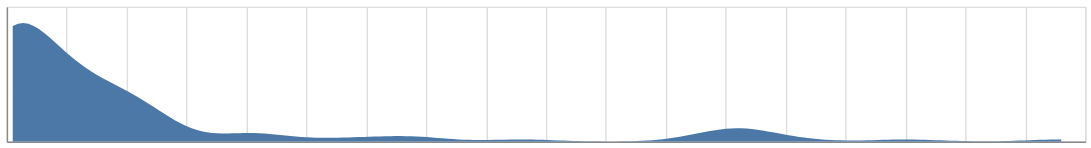

Notebook code for this chart:
### Markdown cell above
### Distribution of borrow durations

Use borrowing duration in days to look at how long Hemingway typically borrowed books.

### Code cell
import altair as alt

# create a density area plot of borrow duration in days
duration_density = alt.Chart(hemingway_borrows).transform_density(
    'borrow_duration_days',
    as_=['borrow_duration', 'density'],
).mark_area(orient='vertical').encode(
     x=alt.X('borrow_duration:Q', title=None, axis=alt.X(labels=False, ticks=False)), #, title='Borrow duration in days'),
     y=alt.Y(
        'density:Q',
        # stack='center',  # if centered, this would be a violin plot
        # suppress labels and ticks because we're going to combine this
        title=None,
        axis=alt.Axis(labels=False, values=[0],grid=False, ticks=False),
    ),
).properties(
    height=100,
    width=800
)

duration_density

### Figure 1 — Vega-Lite specification as saved in the notebook (floating-point values rounded to 4 significant figures)
{"config": {"view": {"continuousWidth": 400, "continuousHeight": 300}}, "data": {"name": "data-5f1170af4cf760957048e280d23a09eb"}, "mark": {"type": "area", "orient": "vertical"}, "encoding": {"x": {"axis": {"labels": false, "ticks": false}, "field": "borrow_duration", "title": null, "type": "quantitative"}, "y": {"axis": {"grid": false, "labels": false, "ticks": false, "values": [0]}, "field": "density", "title": null, "type": "quantitative"}}, "height": 100, "transform": [{"density": "borrow_duration_days", "as": ["borrow_duration", "density"]}], "width": 800, "$schema": "https://vega.github.io/schema/vega-lite/v4.17.0.json", "datasets": {"data-5f1170af4cf760957048e280d23a09eb": [{"start_date": "1927-11", "end_date": "1927-12-07", "item_title": "The Bridge of San Luis Rey", "item_authors": "Wilder, Thornton", "item_year": 1927.0, "borrow_duration_days": null}, {"start_date": "1938-11", "end_date": null, "item_title": "The Education of Hyman Kaplan", "item_authors": "Rosten, Leo", "item_year": 1937.0, "borrow_duration_days": null}, {"start_date": "1938-12", "end_date": null, "item_title": "New Masses", "item_authors": null, "item_year": null, "borrow_duration_days": null}, {"start_date": "1925-10-08", "end_date": null, "item_title": "Mammonart: An Essay in Economic Interpretation", "item_authors": "Sinclair, Upton", "item_year": 1925.0, "borrow_duration_days": null}, {"start_date": "1925-10-12", "end_date": "1925-10-27", "item_title": "Sentimental Education", "item_authors": "Flaubert, Gustave", "item_year": 1869.0, "borrow_duration_days": 15.0}, {"start_date": "1925-10-14", "end_date": "1925-10-22", "item_title": "Sailing Alone Around the World", "item_authors": "Slocum, Joshua", "item_year": 1900.0, "borrow_duration_days": 8.0}, {"start_date": "1925-10-14", "end_date": "1925-10-22", "item_title": "The Sea and the Jungle", "item_authors": "Tomlinson, H. M.", "item_year": 1912.0, "borrow_duration_days": 8.0}, {"start_date": "1925-10-22", "end_date": "1925-11-16", "item_title": "A Sportsman's Sketches", "item_authors": "Turgenev, Ivan", "item_year": 1895.0, "borrow_duration_days": 25.0}, {"start_date": "1925-10-22", "end_date": "1925-10-27", "item_title": "A Lear of the Steppes and Other Stories", "item_authors": "Turgenev, Ivan", "item_year": 1898.0, "borrow_duration_days": 5.0}, {"start_date": "1925-10-27", "end_date": "1925-11-16", "item_title": "The Torrents of Spring", "item_authors": "Turgenev, Ivan", "item_year": 1872.0, "borrow_duration_days": 20.0}, {"start_date": "1925-11-09", "end_date": "1925-11-24", "item_title": "The Bread of Deceit", "item_authors": "Lowndes, Marie Belloc", "item_year": 1925.0, "borrow_duration_days": 15.0}, {"start_date": "1925-11-16", "end_date": "1925-11-24", "item_title": "The Travel Diary of a Philosopher", "item_authors": "Keyserling, Hermann von", "item_year": 1919.0, "borrow_duration_days": 8.0}, {"start_date": "1925-11-23", "end_date": "1925-12-10", "item_title": "A Parody Outline of History", "item_authors": "Stewart, Donald Ogden", "item_year": 1921.0, "borrow_duration_days": 17.0}, {"start_date": "1925-11-24", "end_date": "1925-12-01", "item_title": "More Tales of the Uneasy", "item_authors": "Hunt, Violet", "item_year": 1925.0, "borrow_duration_days": 7.0}, {"start_date": "1925-11-28", "end_date": "1925-12-01", "item_title": "The Terrible Hobby of Sir Joseph Londe", "item_authors": "Oppenheim, E. Phillips", "item_year": 1924.0, "borrow_duration_days": 3.0}, {"start_date": "1925-12-01", "end_date": "1925-12-10", "item_title": "The Charterhouse of Parma", "item_authors": "Stendhal", "item_year": 1839.0, "borrow_duration_days": 9.0}, {"start_date": "1925-12-10", "end_date": "1926-04-13", "item_title": "Children of the Age", "item_authors": "Hamsun, Knut", "item_year": 1924.0, "borrow_duration_days": 124.0}, {"start_date": "1925-12-10", "end_date": "1926-01-19", "item_title": "Fathers and Children", "item_authors": "Turgenev, Ivan", "item_year": 1895.0, "borrow_duration_days": 40.0}, {"start_date": "1925-12-10", "end_date": "1926-02-02", "item_title": "A House of Gentlefolk: A Novel", "item_authors": "Turgenev, Ivan", "item_year": 1894.0, "borrow_duration_days": 54.0}, {"start_date": "1925-12-10", "end_date": "1926-01-19", "item_title": "Buddenbrooks", "item_authors": "Mann, Thomas", "item_year": 1924.0, "borrow_duration_days": 40.0}, {"start_date": "1926-01-28", "end_date": "1926-02-02", "item_title": "The Doctor Looks at Literature: Psychological Studies of Life and Letters", "item_authors": "Collins, Joseph", "item_year": 1923.0, "borrow_duration_days": 5.0}, {"start_date": "1926-01-30", "end_date": "1926-01-30", "item_title": "Bull Fighting", "item_authors": null, "item_year": null, "borrow_duration_days": null}, {"start_date": "1926-03-29", "end_date": "1926-05-10", "item_title": "The Best Short Stories of 1925: And the Yearbook of the American Short Story", "item_authors": null, "item_year": 1926.0, "borrow_duration_days": 42.0}, {"start_date": "1926-04-01", "end_date": "1926-04-13", "item_title": "The Flurried Years", "item_authors": "Hunt, Violet", "item_year": 1926.0, "borrow_duration_days": 12.0}, {"start_date": "1926-04-11", "end_date": "1926-04-24", "item_title": "Along the Road: Notes and Essays of a Tourist", "item_authors": "Huxley, Aldous", "item_year": 1925.0, "borrow_duration_days": 13.0}, {"start_date": "1926-04-13", "end_date": "1926-04-24", "item_title": "Strait Is the Gate", "item_authors": "Gide, André", "item_year": 1924.0, "borrow_duration_days": 11.0}, {"start_date": "1926-04-17", "end_date": "1926-04-24", "item_title": "Selected Poems of Carl Sandburg", "item_authors": "Sandburg, Carl", "item_year": 1926.0, "borrow_duration_days": 7.0}, {"start_date": "1926-04-21", "end_date": null, "item_title": "The Crime at Vanderlynden's", "item_authors": "Mottram, R. H.", "item_year": 1926.0, "borrow_duration_days": null}, {"start_date": "1926-04-26", "end_date": null, "item_title": "Early Poems and Stories", "item_authors": "Yeats, William Butler", "item_year": 1925.0, "borrow_duration_days": null}, {"start_date": "1926-04-29", "end_date": null, "item_title": "An Outcast of the Islands", "item_authors": "Conrad, Joseph", "item_year": 1896.0, "borrow_duration_days": null}, {"start_date": "1926-05-04", "end_date": "1926-10-01", "item_title": "Far Away and Long Ago", "item_authors": "Hudson, W. H.", "item_year": 1918.0, "borrow_duration_days": 150.0}, {"start_date": "1926-05-04", "end_date": "1926-05-10", "item_title": "Steeplejack", "item_authors": "Huneker, James", "item_year": 1920.0, "borrow_duration_days": 6.0}, {"start_date": "1926-05-04", "end_date": "1926-05-10", "item_title": "Egoists, a Book of Supermen: Stendhal, Baudelaire, Flaubert, Anatole France, Huysmans, Barrès, Nietzsche, Blake, Ibsen, Stirner, and Ernest Hello", "item_authors": "Huneker, James", "item_year": 1909.0, "borrow_duration_days": 6.0}, {"start_date": "1926-05-05", "end_date": "1926-09-13", "item_title": "Thus Spake Zarathustra: A Book for All and None", "item_authors": "Nietzsche, Friedrich", "item_year": 1883.0, "borrow_duration_days": 131.0}, {"start_date": "1926-05-10", "end_date": "1926-09-10", "item_title": "The Two Friends and Other Stories", "item_authors": "Turgenev, Ivan", "item_year": 1921.0, "borrow_duration_days": 123.0}, {"start_date": "1926-05-10", "end_date": "1926-11-02", "item_title": "Knock Knock Knock and Other Stories", "item_authors": "Turgenev, Ivan", "item_year": 1922.0, "borrow_duration_days": 176.0}, {"start_date": "1926-05-10", "end_date": "1926-09-10", "item_title": "On the Eve", "item_authors": "Turgenev, Ivan", "item_year": 1895.0, "borrow_duration_days": 123.0}, {"start_date": "1926-05-14", "end_date": "1926-09-13", "item_title": "The Problems of Philosophy", "item_authors": "Russell, Bertrand", "item_year": 1912.0, "borrow_duration_days": 122.0}, {"start_date": "1926-08-26", "end_date": "1926-09-10", "item_title": "A Mirror to France", "item_authors": "Ford, Ford Madox", "item_year": 1926.0, "borrow_duration_days": 15.0}, {"start_date": "1926-09-10", "end_date": "1926-10-01", "item_title": "Paul Cézanne", "item_authors": null, "item_year": null, "borrow_duration_days": 21.0}, {"start_date": "1926-09-10", "end_date": "1926-10-01", "item_title": "A Sportsman's Sketches", "item_authors": "Turgenev, Ivan", "item_year": 1895.0, "borrow_duration_days": 21.0}, {"start_date": "1926-09-25", "end_date": "1926-10-01", "item_title": "The New Republic", "item_authors": null, "item_year": null, "borrow_duration_days": 6.0}, {"start_date": "1926-10-01", "end_date": "1926-10-11", "item_title": "Mastro-don Gesualdo", "item_authors": "Verga, Giovanni", "item_year": 1923.0, "borrow_duration_days": 10.0}, {"start_date": "1926-10-11", "end_date": null, "item_title": "The Life, Work, and Evil Fate of Guy de Maupassant", "item_authors": "Sherard, Robert Harborough", "item_year": 1926.0, "borrow_duration_days": null}, {"start_date": "1926-10-11", "end_date": null, "item_title": "Americana", "item_authors": null, "item_year": null, "borrow_duration_days": null}, {"start_date": "1926-10-29", "end_date": "1927-02-28", "item_title": "On the Trail of Ancient Man", "item_authors": "Andrews, Roy Chapman", "item_year": 1926.0, "borrow_duration_days": 122.0}, {"start_date": "1926-11-04", "end_date": "1927-02-28", "item_title": "Composition as Explanation", "item_authors": "Stein, Gertrude", "item_year": 1926.0, "borrow_duration_days": 116.0}, {"start_date": "1926-11-18", "end_date": null, "item_title": "The Sailor's Return", "item_authors": "Garnett, David", "item_year": 1925.0, "borrow_duration_days": null}, {"start_date": "1926-12-16", "end_date": "1927-03-12", "item_title": "The Spanish Journey", "item_authors": "Meier-Graefe, Julius", "item_year": 1926.0, "borrow_duration_days": 86.0}, {"start_date": "1927-03-01", "end_date": "1927-03-12", "item_title": "Go She Must!", "item_authors": "Garnett, David", "item_year": 1927.0, "borrow_duration_days": 11.0}, {"start_date": "1927-04-23", "end_date": null, "item_title": "The Inquisition from Its Establishment to the Great Schism", "item_authors": "Maycock, A. L.", "item_year": 1927.0, "borrow_duration_days": null}, {"start_date": "1927-05-31", "end_date": null, "item_title": "Parnell", "item_authors": "Ervine, St. John G.", "item_year": 1925.0, "borrow_duration_days": null}, {"start_date": "1927-06-11", "end_date": "1927-06-13", "item_title": "The Story of a Wonder Man: Being the Autobiography of Ring Lardner", "item_authors": "Lardner, Ring", "item_year": 1927.0, "borrow_duration_days": 2.0}, {"start_date": "1927-06-11", "end_date": null, "item_title": "transition", "item_authors": null, "item_year": null, "borrow_duration_days": null}, {"start_date": "1927-09-20", "end_date": "1927-10-18", "item_title": "The Grandmothers: A Family Portrait", "item_authors": "Wescott, Glenway", "item_year": 1927.0, "borrow_duration_days": 28.0}, {"start_date": "1927-10-18", "end_date": "1927-10-19", "item_title": "Time and Western Man", "item_authors": "Lewis, Wyndham", "item_year": 1927.0, "borrow_duration_days": 1.0}, {"start_date": "1927-10-19", "end_date": "1927-10-25", "item_title": "The Black Cap: New Stories of Murder and Mystery", "item_authors": null, "item_year": 1927.0, "borrow_duration_days": 6.0}, {"start_date": "1927-10-25", "end_date": "1927-11-15", "item_title": "Barnum's Own Story", "item_authors": "Barnum, P. T.", "item_year": 1927.0, "borrow_duration_days": 21.0}, {"start_date": "1927-10-25", "end_date": "1927-11-15", "item_title": "Mother India", "item_authors": "Mayo, Katherine", "item_year": 1927.0, "borrow_duration_days": 21.0}, {"start_date": "1927-11-14", "end_date": "1927-12-07", "item_title": "The Dial", "item_authors": null, "item_year": null, "borrow_duration_days": 23.0}, {"start_date": "1927-11-14", "end_date": "1927-11-26", "item_title": "The Story of Ivy", "item_authors": "Lowndes, Marie Belloc", "item_year": 1927.0, "borrow_duration_days": 12.0}, {"start_date": "1927-11-23", "end_date": "1927-12-07", "item_title": "Shadow River", "item_authors": "Smith, Walton Hall", "item_year": 1927.0, "borrow_duration_days": 14.0}, {"start_date": "1927-11-26", "end_date": "1927-12-07", "item_title": "Before the Bombardment", "item_authors": "Sitwell, Osbert", "item_year": 1926.0, "borrow_duration_days": 11.0}, {"start_date": "1927-12-07", "end_date": "1928-02-06", "item_title": "Gallions Reach", "item_authors": "Tomlinson, H. M.", "item_year": 1927.0, "borrow_duration_days": 61.0}, {"start_date": "1927-12-07", "end_date": "1928-02-13", "item_title": "The Gambler", "item_authors": "Dostoyevsky, Fyodor", "item_year": 1866.0, "borrow_duration_days": 68.0}, {"start_date": "1927-12-07", "end_date": "1928-02-13", "item_title": "The Insulted and Injured", "item_authors": "Dostoyevsky, Fyodor", "item_year": 1915.0, "borrow_duration_days": 68.0}, {"start_date": "1928-02-04", "end_date": "1928-02-24", "item_title": "Lawrence and the Arabs", "item_authors": "Graves, Robert", "item_year": 1927.0, "borrow_duration_days": 20.0}, {"start_date": "1928-02-09", "end_date": "1928-03-03", "item_title": "The Torrents of Spring", "item_authors": "Turgenev, Ivan", "item_year": 1872.0, "borrow_duration_days": 23.0}, {"start_date": "1928-02-11", "end_date": "1928-03-03", "item_title": "Recollections of the Irish War", "item_authors": "Figgis, Darrell", "item_year": 1927.0, "borrow_duration_days": 21.0}, {"start_date": "1928-02-11", "end_date": "1928-02-13", "item_title": "The Riddle of the Irish", "item_authors": "Molony, J. Chartres", "item_year": 1927.0, "borrow_duration_days": 2.0}, {"start_date": "1928-02-13", "end_date": "1928-02-28", "item_title": "The World's Illusion", "item_authors": "Wassermann, Jakob", "item_year": 1920.0, "borrow_duration_days": 15.0}, {"start_date": "1928-02-24", "end_date": "1928-03-03", "item_title": "The Emperor Jones", "item_authors": "O'Neill, Eugene", "item_year": 1921.0, "borrow_duration_days": 8.0}, {"start_date": "1928-02-24", "end_date": "1928-03-03", "item_title": "The Plough and the Stars", "item_authors": "O'Casey, Sean", "item_year": 1926.0, "borrow_duration_days": 8.0}, {"start_date": "1928-02-28", "end_date": null, "item_title": "The Magic Mountain", "item_authors": "Mann, Thomas", "item_year": 1927.0, "borrow_duration_days": null}, {"start_date": "1928-03-03", "end_date": "1928-03-08", "item_title": "The Wonder Book of the Wild: The Romance of Exploration and Big Game Stalking", "item_authors": "Golding, Harry", "item_year": 1924.0, "borrow_duration_days": 5.0}, {"start_date": "1928-03-08", "end_date": null, "item_title": "Genius and Character", "item_authors": "Ludwig, Emil", "item_year": 1927.0, "borrow_duration_days": null}, {"start_date": "1929-04-23", "end_date": null, "item_title": "The Dial", "item_authors": null, "item_year": null, "borrow_duration_days": null}, {"start_date": "1929-04-23", "end_date": "1929-05-16", "item_title": "The Autobiography of Lord Alfred Douglas", "item_authors": "Douglas, Alfred", "item_year": 1929.0, "borrow_duration_days": 23.0}, {"start_date": "1929-04-23", "end_date": "1929-05-14", "item_title": "Zola and His Time", "item_authors": "Josephson, Matthew", "item_year": 1928.0, "borrow_duration_days": 21.0}, {"start_date": "1929-04-26", "end_date": null, "item_title": "The Dial", "item_authors": null, "item_year": null, "borrow_duration_days": null}, {"start_date": "1929-04-26", "end_date": "1929-05-14", "item_title": "The Guillotine and Its Servants", "item_authors": "Lenotre, G.", "item_year": 1929.0, "borrow_duration_days": 18.0}, {"start_date": "1929-05-16", "end_date": null, "item_title": "Life in the Middle Ages", "item_authors": null, "item_year": 1928.0, "borrow_duration_days": null}, {"start_date": "1929-05-21", "end_date": "1929-07-02", "item_title": "Dostoevsky Portrayed by His Wife: The Diary and Reminiscences of Mme Dostoevsky", "item_authors": "Dostoevskaia, Anna", "item_year": 1926.0, "borrow_duration_days": 42.0}, {"start_date": "1929-06-03", "end_date": "1929-06-05", "item_title": "A Bookman's Daybook", "item_authors": "Rascoe, Burton", "item_year": 1929.0, "borrow_duration_days": 2.0}, {"start_date": "1929-06-05", "end_date": "1929-06-21", "item_title": "Three Lives", "item_authors": "Stein, Gertrude", "item_year": 1909.0, "borrow_duration_days": 16.0}, {"start_date": "1929-06-21", "end_date": "1929-06-24", "item_title": "Contemporary Russian Literature: 1881 – 1925", "item_authors": "Mirsky, D. S.", "item_year": 1926.0, "borrow_duration_days": 3.0}, {"start_date": "1929-06-24", "end_date": null, "item_title": "Round the Green Cloth", "item_authors": "Chester, Samuel Beach", "item_year": 1928.0, "borrow_duration_days": null}, {"start_date": "1929-06-29", "end_date": "1929-07-02", "item_title": "Politicians and the War, 1914 – 1916", "item_authors": "Beaverbrook, Max Aitken", "item_year": 1928.0, "borrow_duration_days": 3.0}, {"start_date": "1929-09-19", "end_date": "1929-09-27", "item_title": "This Quarter", "item_authors": null, "item_year": null, "borrow_duration_days": 8.0}, {"start_date": "1929-09-19", "end_date": null, "item_title": "War", "item_authors": "Renn, Ludwig", "item_year": 1929.0, "borrow_duration_days": null}, {"start_date": "1929-09-19", "end_date": "1929-09-27", "item_title": "Lady Chatterley's Lover", "item_authors": "Lawrence, D. H.", "item_year": 1928.0, "borrow_duration_days": 8.0}, {"start_date": "1929-09-25", "end_date": "1929-10-19", "item_title": "Adventures of Sir Walter Raleigh", "item_authors": null, "item_year": null, "borrow_duration_days": 24.0}, {"start_date": "1929-09-27", "end_date": "1930-01-23", "item_title": "The Idiot", "item_authors": "Dostoyevsky, Fyodor", "item_year": 1874.0, "borrow_duration_days": 118.0}, {"start_date": "1929-09-27", "end_date": null, "item_title": "On the Eve", "item_authors": "Turgenev, Ivan", "item_year": 1895.0, "borrow_duration_days": null}, {"start_date": "1929-09-27", "end_date": null, "item_title": "A Sportsman's Sketches", "item_authors": "Turgenev, Ivan", "item_year": 1895.0, "borrow_duration_days": null}, {"start_date": "1929-10-11", "end_date": "1929-10-19", "item_title": "Balzac in Slippers", "item_authors": "Gozlan, Léon", "item_year": 1929.0, "borrow_duration_days": 8.0}, {"start_date": "1931-09-07", "end_date": "1931-09-23", "item_title": "The Virgin and the Gipsy", "item_authors": "Lawrence, D. H.", "item_year": 1930.0, "borrow_duration_days": 16.0}, {"start_date": "1931-09-07", "end_date": "1931-09-23", "item_title": "Pagany: A Native Quarterly", "item_authors": null, "item_year": null, "borrow_duration_days": 16.0}, {"start_date": "1933-11-10", "end_date": "1933-11-21", "item_title": "Discursions on Travel Art and Life", "item_authors": "Sitwell, Osbert", "item_year": 1925.0, "borrow_duration_days": 11.0}, {"start_date": "1933-11-10", "end_date": "1933-11-21", "item_title": "Sober Truth: A Collection of Nineteenth-Century Episodes, Fantastic, Grotesque and Mysterious", "item_authors": null, "item_year": 1930.0, "borrow_duration_days": 11.0}, {"start_date": "1933-11-10", "end_date": "1933-11-21", "item_title": "The Men of Ness", "item_authors": "Linklater, Eric", "item_year": 1932.0, "borrow_duration_days": 11.0}, {"start_date": "1933-11-10", "end_date": null, "item_title": "The Orators", "item_authors": "Auden, W. H.", "item_year": 1932.0, "borrow_duration_days": null}, {"start_date": "1937-05-07", "end_date": null, "item_title": "New Writing", "item_authors": null, "item_year": null, "borrow_duration_days": null}, {"start_date": "1937-05-07", "end_date": null, "item_title": "Something of Myself: For My Friends Known and Unknown", "item_authors": "Kipling, Rudyard", "item_year": 1937.0, "borrow_duration_days": null}, {"start_date": "1937-05-07", "end_date": null, "item_title": "New Writing", "item_authors": null, "item_year": null, "borrow_duration_days": null}, {"start_date": "1938-09-07", "end_date": null, "item_title": "Life and Death of a Spanish Town", "item_authors": "Paul, Elliot", "item_year": 1937.0, "borrow_duration_days": null}, {"start_date": "1938-09-07", "end_date": "1938-09-10", "item_title": "The Dead Don't Care", "item_authors": "Latimer, Jonathan", "item_year": 1938.0, "borrow_duration_days": 3.0}, {"start_date": "1938-09-30", "end_date": "1938-10-26", "item_title": "Homage to Catalonia", "item_authors": "Orwell, George", "item_year": 1938.0, "borrow_duration_days": 26.0}, {"start_date": "1938-10-26", "end_date": null, "item_title": "Saturday Review of Literature", "item_authors": null, "item_year": null, "borrow_duration_days": null}, {"start_date": "1938-10-26", "end_date": null, "item_title": "Saturday Review of Literature", "item_authors": null, "item_year": null, "borrow_duration_days": null}, {"start_date": "1938-10-26", "end_date": null, "item_title": "Saturday Review of Literature", "item_authors": null, "item_year": null, "borrow_duration_days": null}, {"start_date": "1938-10-26", "end_date": null, "item_title": "Saturday Review of Literature", "item_authors": null, "item_year": null, "borrow_duration_days": null}, {"start_date": "1938-10-26", "end_date": null, "item_title": "Saturday Review of Literature", "item_authors": null, "item_year": null, "borrow_duration_days": null}, {"start_date": "1938-10-26", "end_date": null, "item_title": "Saturday Review of Literature", "item_authors": null, "item_year": null, "borrow_duration_days": null}, {"start_date": "1938-10-26", "end_date": null, "item_title": "Saturday Review of Literature", "item_authors": null, "item_year": null, "borrow_duration_days": null}, {"start_date": "1938-10-26", "end_date": null, "item_title": "Saturday Review of Literature", "item_authors": null, "item_year": null, "borrow_duration_days": null}, {"start_date": "1938-10-26", "end_date": null, "item_title": "Saturday Review of Literature", "item_authors": null, "item_year": null, "borrow_duration_days": null}]}}
